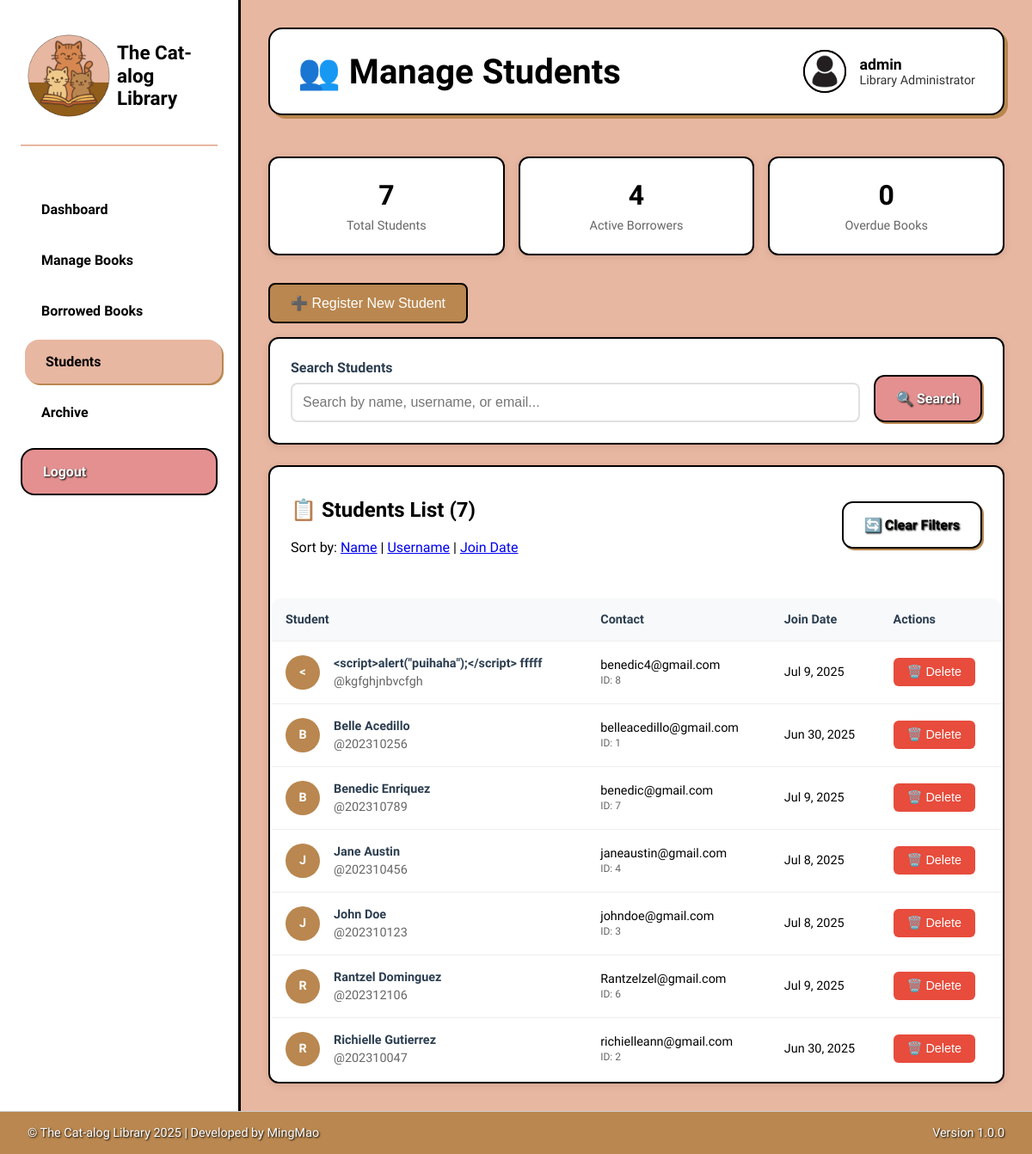
The page /admin/manage_students.php?sort=first_name&order=ASC (signed in) on the database its author committed.
### tables this page shows
CREATE TABLE `users` (
  `user_id` int(11) NOT NULL,
  `username` varchar(50) NOT NULL,
  `password` varchar(255) NOT NULL,
  `first_name` varchar(50) DEFAULT NULL,
  `last_name` varchar(50) DEFAULT NULL,
  `email` varchar(100) DEFAULT NULL,
  `created_at` timestamp NULL DEFAULT current_timestamp()
);

### admin/manage_students.php (the view, shortened to what this page needs)
<?php
require_once '../includes/db.php';
$search = isset($_GET['search']) ? trim($_GET['search']) : '';
$sort_by = isset($_GET['sort']) ? $_GET['sort'] : 'created_at';
$sort_order = isset($_GET['order']) ? $_GET['order'] : 'DESC';
$where_conditions = [];
$params = [];
$where_clause = !empty($where_conditions) ? "WHERE " . implode(" AND ", $where_conditions) : "";
try {
    $query = "
        SELECT u.*
        FROM users u
        $where_clause
        ORDER BY $sort_by $sort_order
    ";
    $stmt = $conn->prepare($query);
    $stmt->execute($params);
    $students = $stmt->fetchAll();
    $totalStudents = count($students);
    $statsQuery = "
        SELECT
            COUNT(DISTINCT u.user_id) as total_students,
            COUNT(DISTINCT CASE WHEN bb.status = 'borrowed' THEN u.user_id END) as active_borrowers,
            COUNT(CASE WHEN bb.status = 'borrowed' AND bb.due_date < CURDATE() THEN 1 END) as total_overdue
        FROM users u
        LEFT JOIN borrowed_books bb ON u.user_id = bb.user_id
    ";
    $stats = $conn->query($statsQuery)->fetch();
} catch (PDOException $e) {
    $students = [];
    $totalStudents = 0;
    $stats = ['total_students' => 0, 'active_borrowers' => 0, 'total_overdue' => 0];
    $error_message = "Database error: " . $e->getMessage();
}
function buildUrl($newParams = []) {
    $currentParams = $_GET;
    $params = array_merge($currentParams, $newParams);
    $params = array_filter($params, function($value) {
        return $value !== '' && $value !== null;
    });
    return '?' . http_build_query($params);
}
?>
<!DOCTYPE html>
<html lang="en">
<head>
    <link rel="stylesheet" href="../assets/css/admin_dashboard.css">
    <link rel="stylesheet" href="../assets/css/admin_manage_students.css">
</head>
<body>
<div class="admin-container">
        <aside class="admin-sidebar">
            <div class="sidebar-logo">
                <img src="../assets/images/logo.png" alt="Logo" class="banner-logo-dashboard">
                <div class="sidebar-title">The Cat-alog<br>Library</div>
            </div>
            <nav>
                <ul class="sidebar-nav">
                    <li><a href="dashboard.php">Dashboard</a></li>
                    <li><a href="manage_books.php">Manage Books</a></li>
                    <li><a href="manage_borrowed.php">Borrowed Books</a></li>
                    <li><a href="manage_students.php" class="active">Students</a></li>
                    <li><a href="archive_books.php">Archive</a></li>
                    <li><a href="logout.php">Logout</a></li>
                </ul>
            </nav>
        </aside>
        <main class="admin-main">
            <header class="admin-header">
                <h1 class="page-title">👥 Manage Students</h1>
                <div class="admin-info">
                <div class="admin-avatar">
                        <img src="../assets/images/admin-icon.jpg" alt="Admin Icon" class="admin-avatar">
                    </div>
                    <div class="admin-details">
                        <h3><?php echo htmlspecialchars($_SESSION['username'] ?? 'Admin User'); ?></h3>
                        <p>Library Administrator</p>
                    </div>
                </div>
            </header>
            <div class="stats-row">
                <div class="stat-card-small">
                    <div class="stat-number-small"><?php echo $stats['total_students']; ?></div>
                    <div class="stat-label">Total Students</div>
                </div>
                <div class="stat-card-small">
                    <div class="stat-number-small"><?php echo $stats['active_borrowers']; ?></div>
                    <div class="stat-label">Active Borrowers</div>
                </div>
                <div class="stat-card-small">
                    <div class="stat-number-small"><?php echo $stats['total_overdue']; ?></div>
                    <div class="stat-label">Overdue Books</div>
                </div>
            </div>
            <div class="toggle-section">
                <button type="button" class="toggle-btn" onclick="toggleRegistration()">
                    ➕ Register New Student
                </button>
            </div>
            <div class="filters-section">
                <form method="GET" action="">
                    <div class="filters-grid">
                        <div class="form-group">
                            <label for="search">Search Students</label>
                            <input type="text" id="search" name="search" placeholder="Search by name, username, or email..." value="<?php echo htmlspecialchars($search); ?>">
                        </div>
                        <div class="form-group">
                            <button type="submit" class="action-btn">
                                🔍 Search
                            </button>
                        </div>
                    </div>
                </form>
            </div>
            <div class="students-table">
                <div class="table-header">
                    <div>
                        <h2>📋 Students List (<?php echo $totalStudents; ?>)</h2>
                        <p>Sort by:
                            <a href="<?php echo buildUrl(['sort' => 'first_name', 'order' => $sort_by === 'first_name' && $sort_order === 'ASC' ? 'DESC' : 'ASC']); ?>">Name</a> |
                            <a href="<?php echo buildUrl(['sort' => 'username', 'order' => $sort_by === 'username' && $sort_order === 'ASC' ? 'DESC' : 'ASC']); ?>">Username</a> |
                            <a href="<?php echo buildUrl(['sort' => 'created_at', 'order' => $sort_by === 'created_at' && $sort_order === 'ASC' ? 'DESC' : 'ASC']); ?>">Join Date</a>
                        </p>
                    </div>
                    <a href="?" class="action-btn" style="background: white; color: var(--orange);">
                        🔄 Clear Filters
                    </a>
                </div>
                <?php if (empty($students)): ?>
                    <div class="empty-state">
                        <h3>👥 No students found</h3>
                        <p>No students match your search criteria.</p>
                    </div>
                <?php else: ?>
                    <table class="data-table">
                        <thead>
                            <tr>
                                <th>Student</th>
                                <th>Contact</th>
                                <th>Join Date</th>
                                <th>Actions</th>
                            </tr>
                        </thead>
                        <tbody>
                            <?php foreach ($students as $student): ?>
                                <tr>
                                    <td>
                                        <div class="student-info">
                                            <div class="student-avatar">
                                                <?php echo strtoupper(substr($student['first_name'], 0, 1)); ?>
                                            </div>
                                            <div class="student-details">
                                                <h4><?php echo htmlspecialchars($student['first_name'] . ' ' . $student['last_name']); ?></h4>
                                                <p>@<?php echo htmlspecialchars($student['username']); ?></p>
                                            </div>
                                        </div>
                                    </td>
                                    <td>
                                        <div><?php echo htmlspecialchars($student['email']); ?></div>
                                        <small style="color: #666;">ID: <?php echo $student['user_id']; ?></small>
                                    </td>
                                    <td><?php echo date('M j, Y', strtotime($student['created_at'])); ?></td>
                                    <td>
                                        <form method="POST" style="display: inline;"
                                              onsubmit="return confirm('Are you sure you want to delete this student? This action cannot be undone.');">
                                            <button type="submit" name="delete_student" class="btn-delete">
                                                🗑️ Delete
                                            </button>
                                        </form>
                                    </td>
                                </tr>
                            <?php endforeach; ?>
                        </tbody>
                    </table>
                <?php endif; ?>
            </div>
        </main>
    </div>
<?php include '../includes/footer.php'; ?>
</body>
</html>

### assets/css/admin_dashboard.css (style rules this page uses)
:root { --blush: #E8B7A1; --pinkish: #E49090; --caramel: #B9874F; --black: #000000; --white: #FFFFFF; }
* { box-sizing: border-box; }
html, body { height: 100%; margin: 0; padding: 0; font-family: 'Sniglet', system-ui, sans-serif; background-color: var(--blush); color: var(--black); overflow-x: hidden; }
.admin-container { display: flex; min-height: 100vh; }
.admin-sidebar { width: 280px; background-color: var(--white); border-right: 3px solid var(--black); box-shadow: 4px 0 0 var(--caramel); padding: 2rem 1.5rem; display: flex; flex-direction: column; }
.sidebar-logo { display: flex; align-items: center; margin-bottom: 3rem; padding-bottom: 1.5rem; border-bottom: 2px solid var(--blush); }
.sidebar-title { font-size: 1.4rem; font-weight: 800; color: var(--black); line-height: 1.2; }
.banner-logo-dashboard { width: 7rem; height: 7rem; object-fit: contain; border-radius: 50%; background: white; padding: 0.5rem; }
.sidebar-nav { list-style: none; margin: 0; padding: 0; flex: 1; }
.sidebar-nav li { margin-bottom: 0.5rem; }
.sidebar-nav a { display: block; padding: 1rem 1.5rem; color: var(--black); text-decoration: none; border-radius: 1rem; font-weight: 600; font-size: 1rem; transition: all 0.3s ease; position: relative; }
.sidebar-nav a:hover, .sidebar-nav a.active { background-color: var(--blush); color: var(--black); transform: translateX(5px); box-shadow: 2px 2px 0 var(--caramel); }
.sidebar-nav a[href*="logout"] { background-color: var(--pinkish); color: var(--white); border: 2px solid var(--black); margin-top: 1rem; font-weight: 700; text-shadow: 1px 1px 2px var(--black); }
.admin-main { flex: 1; background-color: var(--blush); padding: 2rem; overflow-y: auto; }
.admin-header { display: flex; justify-content: space-between; align-items: center; margin-bottom: 3rem; background-color: var(--white); padding: 1.5rem 2rem; border-radius: 1rem; border: 2px solid var(--black); box-shadow: 4px 4px 0 var(--caramel); }
.page-title { font-size: 2.5rem; font-weight: 800; color: var(--black); margin: 0; }
.admin-info { display: flex; align-items: center; gap: 1rem; }
.admin-avatar { width: 50px; height: 50px; background: linear-gradient(135deg, var(--pinkish), var(--caramel)); border-radius: 50%; border: 2px solid var(--black); display: flex; align-items: center; justify-content: center; font-weight: 800; color: var(--white); text-shadow: 1px 1px 2px var(--black); }
.admin-details h3 { color: var(--black); font-size: 1.1rem; margin: 0; font-weight: 600; }
.admin-details p { color: var(--black); font-size: 0.9rem; margin: 0; opacity: 0.8; }
.action-btn { display: block; padding: 1rem 1.5rem; background-color: var(--pinkish); color: var(--white); text-decoration: none; border-radius: 0.8rem; border: 2px solid var(--black); font-family: 'Sniglet', system-ui, sans-serif; font-weight: 600; font-size: 1rem; text-align: center; transition: all 0.3s ease; box-shadow: 2px 2px 0 var(--caramel); text-shadow: 1px 1px 2px var(--black); }
.data-table { width: 100%; border-collapse: collapse; margin-top: 1rem; background-color: var(--white); border-radius: 0.8rem; overflow: hidden; border: 2px solid var(--black); }
.data-table th, .data-table td { padding: 1rem; text-align: left; border-bottom: 1px solid var(--blush); }
.data-table th { background-color: var(--blush); font-weight: 800; color: var(--black); font-size: 0.9rem; }
.data-table td { font-size: 0.9rem; color: var(--black); }

### rows shown on the page
users: first_name "<", first_name+last_name "<script>alert(\"puihaha\");</script> fffff", username "kgfghjnbvcfgh", email "benedic4@gmail.com", user_id "8", created_at "Jul 9, 2025"
users: first_name "B", first_name+last_name "Belle Acedillo", username "202310256", email "belleacedillo@gmail.com", user_id "1", created_at "Jun 30, 2025"
users: first_name "B", first_name+last_name "Benedic Enriquez", username "202310789", email "benedic@gmail.com", user_id "7", created_at "Jul 9, 2025"
users: first_name "J", first_name+last_name "Jane Austin", username "202310456", email "janeaustin@gmail.com", user_id "4", created_at "Jul 8, 2025"
users: first_name "J", first_name+last_name "John Doe", username "202310123", email "johndoe@gmail.com", user_id "3", created_at "Jul 8, 2025"
users: first_name "R", first_name+last_name "Rantzel Dominguez", username "202312106", email "Rantzelzel@gmail.com", user_id "6", created_at "Jul 9, 2025"
users: first_name "R", first_name+last_name "Richielle Gutierrez", username "202310047", email "richielleann@gmail.com", user_id "2", created_at "Jun 30, 2025"

### other values the page prints
$_SESSION['username'] "admin"
$stats['total_students'] "7"
$stats['active_borrowers'] "4"
$stats['total_overdue'] "0"
$totalStudents "7"
